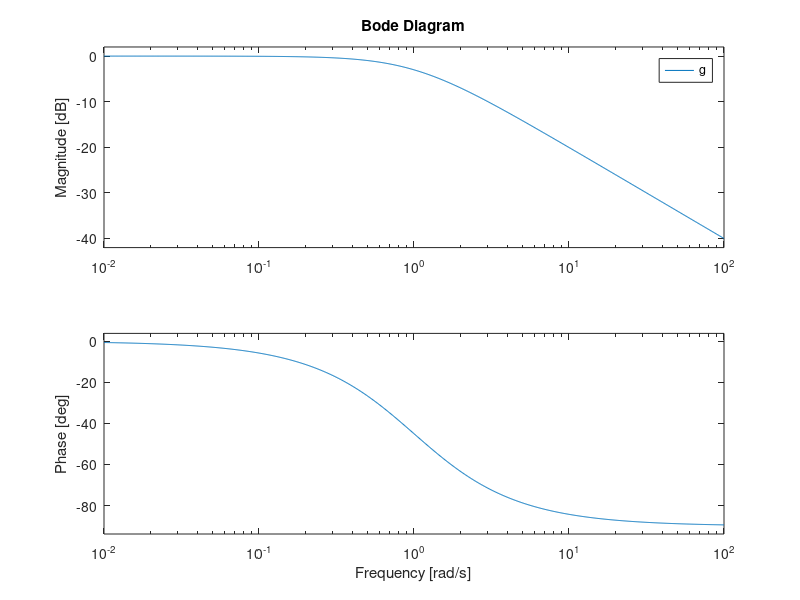

Recreate this plot in MATLAB.
clc; close all;
pkg load control
s=tf('s')
g=1/(s+1)
bode(g)
a=subplot(2,1,1)
grid off
a=subplot(2,1,2)
grid off
legend off
print('PT1-octave','-dpdf')